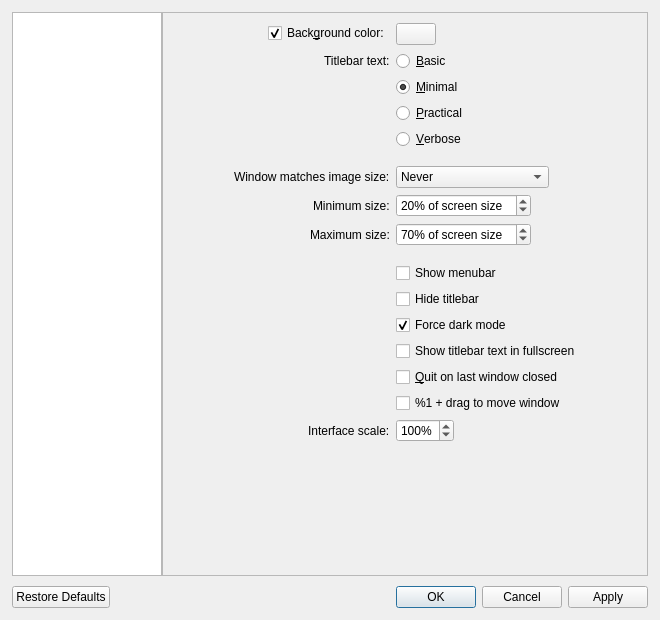
<?xml version="1.0" encoding="UTF-8"?>
<ui version="4.0">
 <class>QVOptionsDialog</class>
 <widget class="QDialog" name="QVOptionsDialog">
  <property name="windowModality">
   <enum>Qt::NonModal</enum>
  </property>
  <property name="geometry">
   <rect>
    <x>0</x>
    <y>0</y>
    <width>660</width>
    <height>620</height>
   </rect>
  </property>
  <property name="minimumSize">
   <size>
    <width>600</width>
    <height>400</height>
   </size>
  </property>
  <property name="windowTitle">
   <string>Settings</string>
  </property>
  <layout class="QVBoxLayout" name="verticalLayout">
   <property name="spacing">
    <number>10</number>
   </property>
   <property name="leftMargin">
    <number>12</number>
   </property>
   <property name="topMargin">
    <number>12</number>
   </property>
   <property name="rightMargin">
    <number>12</number>
   </property>
   <property name="bottomMargin">
    <number>12</number>
   </property>
   <item>
    <layout class="QHBoxLayout" name="horizontalLayout">
     <property name="spacing">
      <number>0</number>
     </property>
     <item>
      <widget class="QListWidget" name="categoryList">
       <property name="maximumSize">
        <size>
         <width>150</width>
         <height>16777215</height>
        </size>
       </property>
       <property name="horizontalScrollBarPolicy">
        <enum>Qt::ScrollBarAlwaysOff</enum>
       </property>
      </widget>
     </item>
     <item>
      <widget class="QStackedWidget" name="stackedWidget">
       <property name="currentIndex">
        <number>0</number>
       </property>
       <widget class="QScrollArea" name="windowScrollArea">
        <property name="widgetResizable">
         <bool>true</bool>
        </property>
        <widget class="QWidget" name="window">
         <property name="geometry">
          <rect>
           <x>0</x>
           <y>0</y>
           <width>482</width>
           <height>360</height>
          </rect>
         </property>
         <property name="sizePolicy">
          <sizepolicy hsizetype="Preferred" vsizetype="Fixed">
           <horstretch>0</horstretch>
           <verstretch>0</verstretch>
          </sizepolicy>
         </property>
         <layout class="QFormLayout" name="windowLayout">
          <property name="fieldGrowthPolicy">
           <enum>QFormLayout::FieldsStayAtSizeHint</enum>
          </property>
          <property name="labelAlignment">
           <set>Qt::AlignRight|Qt::AlignTrailing|Qt::AlignVCenter</set>
          </property>
          <property name="formAlignment">
           <set>Qt::AlignHCenter|Qt::AlignTop</set>
          </property>
          <property name="leftMargin">
           <number>10</number>
          </property>
          <property name="topMargin">
           <number>10</number>
          </property>
          <property name="rightMargin">
           <number>10</number>
          </property>
          <property name="bottomMargin">
           <number>10</number>
          </property>
          <item row="0" column="0">
           <widget class="QCheckBox" name="bgColorCheckbox">
            <property name="text">
             <string>Back&amp;ground color:</string>
            </property>
            <property name="checked">
             <bool>true</bool>
            </property>
           </widget>
          </item>
          <item row="0" column="1">
           <widget class="QPushButton" name="bgColorButton">
            <property name="focusPolicy">
             <enum>Qt::NoFocus</enum>
            </property>
           </widget>
          </item>
          <item row="1" column="0">
           <widget class="QLabel" name="label">
            <property name="toolTip">
             <string>Changes the amount of information displayed in the titlebar</string>
            </property>
            <property name="text">
             <string>Titlebar text:</string>
            </property>
           </widget>
          </item>
          <item row="1" column="1">
           <widget class="QRadioButton" name="titlebarRadioButton0">
            <property name="text">
             <string>&amp;Basic</string>
            </property>
           </widget>
          </item>
          <item row="2" column="1">
           <widget class="QRadioButton" name="titlebarRadioButton1">
            <property name="text">
             <string>&amp;Minimal</string>
            </property>
            <property name="checked">
             <bool>true</bool>
            </property>
           </widget>
          </item>
          <item row="3" column="1">
           <widget class="QRadioButton" name="titlebarRadioButton2">
            <property name="text">
             <string>&amp;Practical</string>
            </property>
           </widget>
          </item>
          <item row="4" column="1">
           <widget class="QRadioButton" name="titlebarRadioButton3">
            <property name="text">
             <string>&amp;Verbose</string>
            </property>
           </widget>
          </item>
          <item row="5" column="1">
           <spacer name="horizontalSpacer_4">
            <property name="orientation">
             <enum>Qt::Horizontal</enum>
            </property>
            <property name="sizeHint" stdset="0">
             <size>
              <width>40</width>
              <height>5</height>
             </size>
            </property>
           </spacer>
          </item>
          <item row="6" column="0">
           <widget class="QLabel" name="label_6">
            <property name="toolTip">
             <string>Control when the window should resize to fit the image's actual size</string>
            </property>
            <property name="text">
             <string>Window matches image size:</string>
            </property>
           </widget>
          </item>
          <item row="6" column="1">
           <widget class="QComboBox" name="windowResizeComboBox">
            <property name="toolTip">
             <string>Control when the window should resize to fit the image's actual size</string>
            </property>
            <property name="currentIndex">
             <number>0</number>
            </property>
            <item>
             <property name="text">
              <string>Never</string>
             </property>
            </item>
            <item>
             <property name="text">
              <string>When launching</string>
             </property>
            </item>
            <item>
             <property name="text">
              <string>When opening images</string>
             </property>
            </item>
           </widget>
          </item>
          <item row="7" column="0">
           <widget class="QLabel" name="minWindowResizeLabel">
            <property name="text">
             <string>Minimum size:</string>
            </property>
           </widget>
          </item>
          <item row="7" column="1">
           <widget class="QSpinBox" name="minWindowResizeSpinBox">
            <property name="toolTip">
             <string>Control the minimum size that the window should reach when matching the image's actual size</string>
            </property>
            <property name="suffix">
             <string>% of screen size</string>
            </property>
            <property name="minimum">
             <number>0</number>
            </property>
            <property name="maximum">
             <number>100</number>
            </property>
            <property name="singleStep">
             <number>5</number>
            </property>
            <property name="value">
             <number>20</number>
            </property>
           </widget>
          </item>
          <item row="8" column="0">
           <widget class="QLabel" name="maxWindowResizeLabel">
            <property name="toolTip">
             <string>Control the maximum size that the window should reach when matching the image's actual size</string>
            </property>
            <property name="text">
             <string>Maximum size:</string>
            </property>
           </widget>
          </item>
          <item row="8" column="1">
           <widget class="QSpinBox" name="maxWindowResizeSpinBox">
            <property name="toolTip">
             <string>Control the maximum size that the window should reach when matching the image's actual size</string>
            </property>
            <property name="suffix">
             <string>% of screen size</string>
            </property>
            <property name="minimum">
             <number>0</number>
            </property>
            <property name="maximum">
             <number>100</number>
            </property>
            <property name="singleStep">
             <number>5</number>
            </property>
            <property name="value">
             <number>70</number>
            </property>
           </widget>
          </item>
          <item row="9" column="1">
           <spacer name="horizontalSpacer_3">
            <property name="orientation">
             <enum>Qt::Horizontal</enum>
            </property>
            <property name="sizeHint" stdset="0">
             <size>
              <width>40</width>
              <height>5</height>
             </size>
            </property>
           </spacer>
          </item>
          <item row="10" column="1">
           <widget class="QCheckBox" name="menubarCheckbox">
            <property name="text">
             <string>Show menubar</string>
            </property>
           </widget>
          </item>
          <item row="11" column="1">
           <widget class="QCheckBox" name="hideTitlebarCheckbox">
            <property name="toolTip">
             <string extracomment="Hide the titlebar and only show the window controls"/>
            </property>
            <property name="text">
             <string>Hide titlebar</string>
            </property>
           </widget>
          </item>
          <item row="12" column="1">
           <widget class="QCheckBox" name="forceDarkModeCheckbox">
            <property name="toolTip">
             <string>Choose whether or not the titlebar should always be dark regardless of your chosen macOS appearance</string>
            </property>
            <property name="text">
             <string>Force dark mode</string>
            </property>
            <property name="checked">
             <bool>true</bool>
            </property>
           </widget>
          </item>
          <item row="13" column="1">
           <widget class="QCheckBox" name="detailsInFullscreen">
            <property name="toolTip">
             <string>Choose whether or not to display the titlebar text while in fullscreen</string>
            </property>
            <property name="text">
             <string>Show titlebar text in fullscreen</string>
            </property>
           </widget>
          </item>
          <item row="14" column="1">
           <widget class="QCheckBox" name="quitOnLastWindowCheckbox">
            <property name="text">
             <string>&amp;Quit on last window closed</string>
            </property>
           </widget>
          </item>
          <item row="15" column="1">
           <widget class="QCheckBox" name="ctrlDragCheckbox">
            <property name="toolTip">
             <string>Enable %1 + drag to move the window</string>
            </property>
            <property name="text">
             <string>%1 + drag to move window</string>
            </property>
            <property name="checked">
             <bool>false</bool>
            </property>
           </widget>
          </item>
          <item row="16" column="0">
           <widget class="QLabel" name="uiScaleLabel">
            <property name="toolTip">
             <string>Scales the interface font and widget sizes</string>
            </property>
            <property name="text">
             <string>Interface scale:</string>
            </property>
           </widget>
          </item>
          <item row="16" column="1">
           <widget class="QSpinBox" name="uiScaleSpinBox">
            <property name="toolTip">
             <string>Scales the interface font and widget sizes</string>
            </property>
            <property name="suffix">
             <string>%</string>
            </property>
            <property name="minimum">
             <number>50</number>
            </property>
            <property name="maximum">
             <number>200</number>
            </property>
            <property name="singleStep">
             <number>5</number>
            </property>
            <property name="value">
             <number>100</number>
            </property>
           </widget>
          </item>
         </layout>
        </widget>
       </widget>
       <widget class="QScrollArea" name="imageScrollArea">
        <property name="widgetResizable">
         <bool>true</bool>
        </property>
        <widget class="QWidget" name="image">
         <property name="geometry">
          <rect>
           <x>0</x>
           <y>0</y>
           <width>482</width>
           <height>297</height>
          </rect>
         </property>
         <property name="sizePolicy">
          <sizepolicy hsizetype="Preferred" vsizetype="Fixed">
           <horstretch>0</horstretch>
           <verstretch>0</verstretch>
          </sizepolicy>
         </property>
         <layout class="QFormLayout" name="imageLayout">
          <property name="fieldGrowthPolicy">
           <enum>QFormLayout::FieldsStayAtSizeHint</enum>
          </property>
          <property name="labelAlignment">
           <set>Qt::AlignRight|Qt::AlignTrailing|Qt::AlignVCenter</set>
          </property>
          <property name="formAlignment">
           <set>Qt::AlignHCenter|Qt::AlignTop</set>
          </property>
          <property name="leftMargin">
           <number>10</number>
          </property>
          <property name="topMargin">
           <number>10</number>
          </property>
          <property name="rightMargin">
           <number>10</number>
          </property>
          <property name="bottomMargin">
           <number>10</number>
          </property>
          <item row="0" column="0">
           <widget class="QLabel" name="label_2">
            <property name="text">
             <string>Scaling:</string>
            </property>
           </widget>
          </item>
          <item row="0" column="1">
           <widget class="QCheckBox" name="filteringCheckbox">
            <property name="toolTip">
             <string>Turn this off to see individual pixels</string>
            </property>
            <property name="text">
             <string>&amp;Bilinear filtering</string>
            </property>
            <property name="checked">
             <bool>true</bool>
            </property>
           </widget>
          </item>
          <item row="1" column="1">
           <widget class="QCheckBox" name="scalingCheckbox">
            <property name="toolTip">
             <string>Images appear aliased (having jagged edges) without this, but it is faster</string>
            </property>
            <property name="text">
             <string>&amp;Image scaling</string>
            </property>
            <property name="checked">
             <bool>true</bool>
            </property>
           </widget>
          </item>
          <item row="2" column="1">
           <widget class="QCheckBox" name="scalingTwoCheckbox">
            <property name="toolTip">
             <string>Choose whether or not the image continues to be scaled when zooming above the window size (can be laggier with large images)</string>
            </property>
            <property name="text">
             <string>&amp;Scaling above window size</string>
            </property>
            <property name="checked">
             <bool>true</bool>
            </property>
           </widget>
          </item>
          <item row="3" column="1">
           <spacer name="horizontalSpacer_2">
            <property name="orientation">
             <enum>Qt::Horizontal</enum>
            </property>
            <property name="sizeHint" stdset="0">
             <size>
              <width>40</width>
              <height>5</height>
             </size>
            </property>
           </spacer>
          </item>
          <item row="4" column="0">
           <widget class="QLabel" name="label_3">
            <property name="toolTip">
             <string>The amount to zoom every scroll wheel click</string>
            </property>
            <property name="text">
             <string>Zoom amount:</string>
            </property>
           </widget>
          </item>
          <item row="4" column="1">
           <widget class="QSpinBox" name="scaleFactorSpinBox">
            <property name="toolTip">
             <string>The amount to zoom every scroll wheel click</string>
            </property>
            <property name="suffix">
             <string notr="true">%</string>
            </property>
            <property name="minimum">
             <number>1</number>
            </property>
            <property name="maximum">
             <number>200</number>
            </property>
            <property name="singleStep">
             <number>5</number>
            </property>
            <property name="value">
             <number>25</number>
            </property>
           </widget>
          </item>
          <item row="5" column="0">
           <widget class="QLabel" name="label_9">
            <property name="toolTip">
             <string>When enabled, the scrolling action zooms the image</string>
            </property>
            <property name="text">
             <string>Scrolling behavior:</string>
            </property>
           </widget>
          </item>
          <item row="5" column="1">
           <widget class="QComboBox" name="scrollZoomsComboBox">
            <property name="currentText">
             <string>Auto</string>
            </property>
            <property name="currentIndex">
             <number>1</number>
            </property>
            <item>
             <property name="text">
              <string>Zoom</string>
             </property>
            </item>
            <item>
             <property name="text">
              <string>Auto</string>
             </property>
            </item>
            <item>
             <property name="text">
              <string>Scroll</string>
             </property>
            </item>
           </widget>
          </item>
          <item row="6" column="1">
           <widget class="QCheckBox" name="cursorZoomCheckbox">
            <property name="toolTip">
             <string>Choose whether or not zooming in and out above 100% zoom will zoom towards the cursor</string>
            </property>
            <property name="text">
             <string>Zoom &amp;towards cursor</string>
            </property>
            <property name="checked">
             <bool>true</bool>
            </property>
           </widget>
          </item>
          <item row="7" column="1">
           <widget class="QCheckBox" name="fractionalZoomCheckbox">
            <property name="toolTip">
             <string>Use hardware fractional scroll wheel steps when zooming, or always zoom with distinct steps</string>
            </property>
            <property name="text">
             <string>Fractional zooming</string>
            </property>
           </widget>
          </item>
          <item row="8" column="1">
           <spacer name="horizontalSpacer">
            <property name="orientation">
             <enum>Qt::Horizontal</enum>
            </property>
            <property name="sizeHint" stdset="0">
             <size>
              <width>40</width>
              <height>5</height>
             </size>
            </property>
           </spacer>
          </item>
          <item row="9" column="0">
           <widget class="QLabel" name="cropModeLabel">
            <property name="toolTip">
             <string>Ignores select sides of an image when fitting to window (some sides will extend beyond the window boundaries)</string>
            </property>
            <property name="text">
             <string>On window resize:</string>
            </property>
           </widget>
          </item>
          <item row="9" column="1">
           <widget class="QComboBox" name="cropModeComboBox">
            <property name="sizePolicy">
             <sizepolicy hsizetype="Preferred" vsizetype="Preferred">
              <horstretch>0</horstretch>
              <verstretch>0</verstretch>
             </sizepolicy>
            </property>
            <property name="toolTip">
             <string>Ignores select sides of an image when fitting to window (some sides will extend beyond the window boundaries)</string>
            </property>
            <item>
             <property name="text">
              <string>Fit whole image</string>
             </property>
            </item>
            <item>
             <property name="text">
              <string>Fit height</string>
             </property>
            </item>
            <item>
             <property name="text">
              <string>Fit width</string>
             </property>
            </item>
           </widget>
          </item>
          <item row="10" column="1">
           <widget class="QCheckBox" name="pastActualSizeCheckbox">
            <property name="toolTip">
             <string>Stop the image from going past its actual size when resizing the window - you can still zoom past it though</string>
            </property>
            <property name="text">
             <string>Image resizes &amp;past actual size</string>
            </property>
            <property name="checked">
             <bool>true</bool>
            </property>
           </widget>
          </item>
          <item row="11" column="1">
           <spacer name="horizontalSpacer_9">
            <property name="orientation">
             <enum>Qt::Horizontal</enum>
            </property>
            <property name="sizeHint" stdset="0">
             <size>
              <width>40</width>
              <height>5</height>
             </size>
            </property>
           </spacer>
          </item>
          <item row="12" column="0">
           <widget class="QLabel" name="colorSpaceConversionLabel">
            <property name="text">
             <string>Color space conversion:</string>
            </property>
           </widget>
          </item>
          <item row="12" column="1">
           <widget class="QComboBox" name="colorSpaceConversionComboBox">
            <property name="sizePolicy">
             <sizepolicy hsizetype="Preferred" vsizetype="Preferred">
              <horstretch>0</horstretch>
              <verstretch>0</verstretch>
             </sizepolicy>
            </property>
            <item>
             <property name="text">
              <string>Disabled</string>
             </property>
            </item>
            <item>
             <property name="text">
              <string>Auto-detect</string>
             </property>
            </item>
            <item>
             <property name="text">
              <string>sRGB</string>
             </property>
            </item>
            <item>
             <property name="text">
              <string>Display P3</string>
             </property>
            </item>
           </widget>
          </item>
         </layout>
        </widget>
       </widget>
       <widget class="QScrollArea" name="miscScrollArea">
        <property name="widgetResizable">
         <bool>true</bool>
        </property>
        <widget class="QWidget" name="misc">
         <property name="geometry">
          <rect>
           <x>0</x>
           <y>0</y>
           <width>482</width>
           <height>467</height>
          </rect>
         </property>
         <property name="sizePolicy">
          <sizepolicy hsizetype="Preferred" vsizetype="Fixed">
           <horstretch>0</horstretch>
           <verstretch>0</verstretch>
          </sizepolicy>
         </property>
         <layout class="QFormLayout" name="miscLayout">
          <property name="fieldGrowthPolicy">
           <enum>QFormLayout::FieldsStayAtSizeHint</enum>
          </property>
          <property name="labelAlignment">
           <set>Qt::AlignRight|Qt::AlignTrailing|Qt::AlignVCenter</set>
          </property>
          <property name="formAlignment">
           <set>Qt::AlignHCenter|Qt::AlignTop</set>
          </property>
          <property name="leftMargin">
           <number>10</number>
          </property>
          <property name="topMargin">
           <number>10</number>
          </property>
          <property name="rightMargin">
           <number>10</number>
          </property>
          <property name="bottomMargin">
           <number>10</number>
          </property>
          <item row="0" column="0">
           <widget class="QLabel" name="langComboLabel">
            <property name="text">
             <string>Language:</string>
            </property>
           </widget>
          </item>
          <item row="0" column="1">
           <widget class="QComboBox" name="langComboBox"/>
          </item>
          <item row="1" column="0">
           <widget class="QLabel" name="label_8">
            <property name="text">
             <string>Sort files by:</string>
            </property>
           </widget>
          </item>
          <item row="1" column="1">
           <widget class="QComboBox" name="sortComboBox">
            <item>
             <property name="text">
              <string>Name</string>
             </property>
            </item>
            <item>
             <property name="text">
              <string>Date Modified</string>
             </property>
            </item>
            <item>
             <property name="text">
              <string>Date Created</string>
             </property>
            </item>
            <item>
             <property name="text">
              <string>Size</string>
             </property>
            </item>
            <item>
             <property name="text">
              <string>Type</string>
             </property>
            </item>
            <item>
             <property name="text">
              <string>Random</string>
             </property>
            </item>
           </widget>
          </item>
          <item row="2" column="1">
           <widget class="QRadioButton" name="descendingRadioButton0">
            <property name="text">
             <string>A&amp;scending</string>
            </property>
            <property name="checked">
             <bool>true</bool>
            </property>
           </widget>
          </item>
          <item row="3" column="1">
           <widget class="QRadioButton" name="descendingRadioButton1">
            <property name="text">
             <string>D&amp;escending</string>
            </property>
           </widget>
          </item>
          <item row="4" column="1">
           <spacer name="horizontalSpacer_6">
            <property name="orientation">
             <enum>Qt::Horizontal</enum>
            </property>
            <property name="sizeHint" stdset="0">
             <size>
              <width>40</width>
              <height>5</height>
             </size>
            </property>
           </spacer>
          </item>
          <item row="5" column="0">
           <widget class="QLabel" name="label_7">
            <property name="toolTip">
             <string>Controls the amount of images preloaded</string>
            </property>
            <property name="text">
             <string>Preloading:</string>
            </property>
           </widget>
          </item>
          <item row="5" column="1">
           <widget class="QComboBox" name="preloadingComboBox">
            <property name="toolTip">
             <string>Controls the amount of images preloaded</string>
            </property>
            <property name="currentIndex">
             <number>0</number>
            </property>
            <item>
             <property name="text">
              <string>Disabled</string>
             </property>
            </item>
            <item>
             <property name="text">
              <string>Adjacent</string>
             </property>
            </item>
            <item>
             <property name="text">
              <string>Extended</string>
             </property>
            </item>
           </widget>
          </item>
          <item row="6" column="1">
           <widget class="QCheckBox" name="loopFoldersCheckbox">
            <property name="toolTip">
             <string>Controls whether or not qView should go back to the first item after reaching the end of a folder</string>
            </property>
            <property name="text">
             <string>&amp;Loop through folders</string>
            </property>
            <property name="checked">
             <bool>true</bool>
            </property>
           </widget>
          </item>
          <item row="7" column="1">
           <spacer name="horizontalSpacer_5">
            <property name="orientation">
             <enum>Qt::Horizontal</enum>
            </property>
            <property name="sizeHint" stdset="0">
             <size>
              <width>40</width>
              <height>5</height>
             </size>
            </property>
           </spacer>
          </item>
          <item row="8" column="0">
           <widget class="QLabel" name="label_4">
            <property name="text">
             <string>Slideshow direction:</string>
            </property>
           </widget>
          </item>
          <item row="8" column="1">
           <widget class="QComboBox" name="slideshowDirectionComboBox">
            <item>
             <property name="text">
              <string>Forward</string>
             </property>
            </item>
            <item>
             <property name="text">
              <string>Backward</string>
             </property>
            </item>
           </widget>
          </item>
          <item row="9" column="0">
           <widget class="QLabel" name="label_5">
            <property name="text">
             <string>Slideshow timer:</string>
            </property>
           </widget>
          </item>
          <item row="9" column="1">
           <widget class="QDoubleSpinBox" name="slideshowTimerSpinBox">
            <property name="suffix">
             <string> sec</string>
            </property>
            <property name="decimals">
             <number>1</number>
            </property>
            <property name="minimum">
             <double>0.100000000000000</double>
            </property>
            <property name="maximum">
             <double>999.899999999999977</double>
            </property>
            <property name="singleStep">
             <double>0.100000000000000</double>
            </property>
           </widget>
          </item>
          <item row="10" column="1">
           <spacer name="horizontalSpacer_7">
            <property name="orientation">
             <enum>Qt::Horizontal</enum>
            </property>
            <property name="sizeHint" stdset="0">
             <size>
              <width>40</width>
              <height>5</height>
             </size>
            </property>
           </spacer>
          </item>
          <item row="11" column="0">
           <widget class="QLabel" name="label_10">
            <property name="text">
             <string>After deletion:</string>
            </property>
           </widget>
          </item>
          <item row="11" column="1">
           <widget class="QComboBox" name="afterDeletionComboBox">
            <property name="currentIndex">
             <number>1</number>
            </property>
            <item>
             <property name="text">
              <string>Move Back</string>
             </property>
            </item>
            <item>
             <property name="text">
              <string>Do Nothing</string>
             </property>
            </item>
            <item>
             <property name="text">
              <string>Move Forward</string>
             </property>
            </item>
           </widget>
          </item>
          <item row="12" column="1">
           <widget class="QCheckBox" name="askDeleteCheckbox">
            <property name="text">
             <string>&amp;Ask before deleting files</string>
            </property>
           </widget>
          </item>
          <item row="13" column="1">
           <spacer name="horizontalSpacer_8">
            <property name="orientation">
             <enum>Qt::Horizontal</enum>
            </property>
            <property name="sizeHint" stdset="0">
             <size>
              <width>40</width>
              <height>5</height>
             </size>
            </property>
           </spacer>
          </item>
          <item row="14" column="1">
           <widget class="QCheckBox" name="mimeContentDetectionCheckbox">
            <property name="toolTip">
             <string>Detect supported files in folder even if extension isn't recognized (may be slow with larger/network folders)</string>
            </property>
            <property name="text">
             <string>Allow &amp;MIME content detection</string>
            </property>
           </widget>
          </item>
          <item row="15" column="1">
           <widget class="QCheckBox" name="saveRecentsCheckbox">
            <property name="text">
             <string>Save &amp;recent files</string>
            </property>
           </widget>
          </item>
          <item row="16" column="1">
           <widget class="QCheckBox" name="updateCheckbox">
            <property name="text">
             <string extracomment="The notifications are for new qView releases">&amp;Update notifications on startup</string>
            </property>
           </widget>
          </item>
          <item row="17" column="1">
           <widget class="QCheckBox" name="skipHiddenCheckbox">
            <property name="toolTip">
             <string>Skip hidden files when browsing to the next/previous file</string>
            </property>
            <property name="text">
             <string extracomment="Don't view files with 'hidden' attribute">Skip hidden files</string>
            </property>
           </widget>
          </item>
         </layout>
        </widget>
       </widget>
       <widget class="QWidget" name="shortcuts">
        <layout class="QVBoxLayout" name="verticalLayout_2">
         <property name="leftMargin">
          <number>10</number>
         </property>
         <property name="topMargin">
          <number>0</number>
         </property>
         <property name="rightMargin">
          <number>0</number>
         </property>
         <property name="bottomMargin">
          <number>0</number>
         </property>
         <item>
          <widget class="QTableWidget" name="shortcutsTable">
           <property name="editTriggers">
            <set>QAbstractItemView::NoEditTriggers</set>
           </property>
           <property name="alternatingRowColors">
            <bool>true</bool>
           </property>
           <property name="selectionMode">
            <enum>QAbstractItemView::SingleSelection</enum>
           </property>
           <property name="selectionBehavior">
            <enum>QAbstractItemView::SelectRows</enum>
           </property>
           <property name="showGrid">
            <bool>false</bool>
           </property>
           <property name="rowCount">
            <number>0</number>
           </property>
           <property name="columnCount">
            <number>2</number>
           </property>
           <attribute name="horizontalHeaderCascadingSectionResizes">
            <bool>true</bool>
           </attribute>
           <attribute name="horizontalHeaderDefaultSectionSize">
            <number>150</number>
           </attribute>
           <attribute name="horizontalHeaderHighlightSections">
            <bool>false</bool>
           </attribute>
           <attribute name="horizontalHeaderStretchLastSection">
            <bool>true</bool>
           </attribute>
           <attribute name="verticalHeaderVisible">
            <bool>false</bool>
           </attribute>
           <column>
            <property name="text">
             <string>Action</string>
            </property>
           </column>
           <column>
            <property name="text">
             <string>Shortcuts</string>
            </property>
           </column>
          </widget>
         </item>
        </layout>
       </widget>
      </widget>
     </item>
    </layout>
   </item>
   <item>
    <widget class="QDialogButtonBox" name="buttonBox">
     <property name="focusPolicy">
      <enum>Qt::NoFocus</enum>
     </property>
     <property name="orientation">
      <enum>Qt::Horizontal</enum>
     </property>
     <property name="standardButtons">
      <set>QDialogButtonBox::Apply|QDialogButtonBox::Cancel|QDialogButtonBox::Ok|QDialogButtonBox::RestoreDefaults</set>
     </property>
    </widget>
   </item>
  </layout>
 </widget>
 <resources/>
 <connections>
  <connection>
   <sender>buttonBox</sender>
   <signal>rejected()</signal>
   <receiver>QVOptionsDialog</receiver>
   <slot>reject()</slot>
   <hints>
    <hint type="sourcelabel">
     <x>325</x>
     <y>332</y>
    </hint>
    <hint type="destinationlabel">
     <x>286</x>
     <y>274</y>
    </hint>
   </hints>
  </connection>
  <connection>
   <sender>buttonBox</sender>
   <signal>accepted()</signal>
   <receiver>QVOptionsDialog</receiver>
   <slot>accept()</slot>
   <hints>
    <hint type="sourcelabel">
     <x>257</x>
     <y>332</y>
    </hint>
    <hint type="destinationlabel">
     <x>157</x>
     <y>274</y>
    </hint>
   </hints>
  </connection>
 </connections>
</ui>
